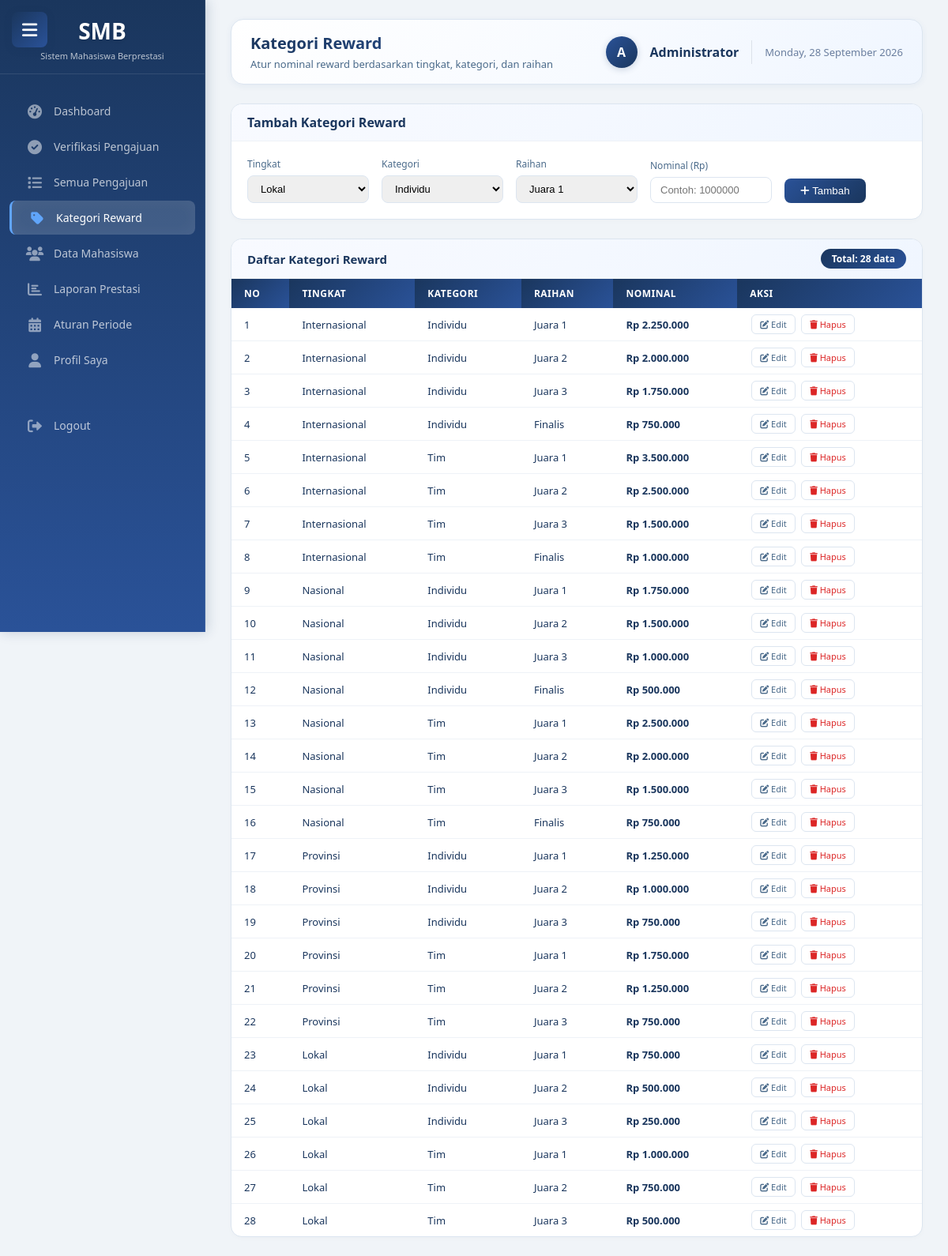
Page /admin/kategori_reward.php (signed in) on the committed database.
### tables this page shows
CREATE TABLE `kategori_reward` (
  `id` int NOT NULL,
  `tingkat` enum('Lokal','Provinsi','Nasional','Internasional') NOT NULL,
  `kategori` enum('Individu','Tim') NOT NULL,
  `raihan` varchar(30) NOT NULL,
  `nominal` int NOT NULL
);

### admin/kategori_reward.php (the view, shortened to what this page needs)
<?php
require_once '../config/database.php';
$query = "SELECT * FROM kategori_reward ORDER BY
          FIELD(tingkat, 'Internasional', 'Nasional', 'Provinsi', 'Lokal'),
          FIELD(kategori, 'Individu', 'Tim'),
          FIELD(raihan, 'Juara 1', 'Juara 2', 'Juara 3', 'Gold Medal', 'Silver Medal', 'Bronze Medal', 'Finalis', 'Juara Harapan/Favorit')";
$result = mysqli_query($conn, $query);
include 'includes/sidebar.php';
?>
<!DOCTYPE html>
<html lang="id">
<head>
    <link rel="stylesheet" href="https://cdnjs.cloudflare.com/ajax/libs/font-awesome/6.0.0-beta3/css/all.min.css">
</head>
<body>
<div class="main-content">
    <div class="top-bar">
        <div class="page-title">
            <h2>Kategori Reward</h2>
            <p>Atur nominal reward berdasarkan tingkat, kategori, dan raihan</p>
        </div>
        <div class="user-info">
            <div class="user-avatar">A</div>
            <span class="user-name"><?php echo htmlspecialchars($_SESSION['nama'] ?? 'Admin'); ?></span>
            <span class="date-text"><?php echo date('l, d F Y'); ?></span>
        </div>
    </div>
    <div class="form-card">
        <div class="form-header">Tambah Kategori Reward</div>
        <div class="form-body">
            <form method="POST">
                <div class="form-row">
                    <div class="form-group">
                        <label>Tingkat</label>
                        <select name="tingkat" required>
                            <option value="Lokal">Lokal</option>
                        </select>
                    </div>
                    <div class="form-group">
                        <label>Kategori</label>
                        <select name="kategori" required>
                            <option value="Individu">Individu</option>
                        </select>
                    </div>
                    <div class="form-group">
                        <label>Raihan</label>
                        <select name="raihan" required>
                            <option value="Juara 1">Juara 1</option>
                        </select>
                    </div>
                    <div class="form-group">
                        <label>Nominal (Rp)</label>
                        <input type="number" name="nominal" placeholder="Contoh: 1000000" required>
                    </div>
                    <div class="form-group">
                        <button type="submit" name="tambah" class="btn-primary"><i class="fas fa-plus"></i> Tambah</button>
                    </div>
                </div>
            </form>
        </div>
    </div>
    <div class="table-card">
        <div class="table-header">
            <h3>Daftar Kategori Reward</h3>
            <div class="badge-count">Total: <?php echo mysqli_num_rows($result); ?> data</div>
        </div>
        <div style="overflow-x: auto;">
            <table class="data-table">
                <thead>
                    <tr>
                        <th>No</th>
                        <th>Tingkat</th>
                        <th>Kategori</th>
                        <th>Raihan</th>
                        <th>Nominal</th>
                        <th>Aksi</th>
                    </tr>
                </thead>
                <tbody>
                    <?php
                    $no = 1;
                    while ($row = mysqli_fetch_assoc($result)):
                    ?>
                    <tr>
                        <td><?php echo $no++; ?></td>
                        <td><?php echo $row['tingkat']; ?></td>
                        <td><?php echo $row['kategori']; ?></td>
                        <td><?php echo $row['raihan']; ?></td>
                        <td class="reward-nominal">Rp <?php echo number_format($row['nominal'], 0, ',', '.'); ?></td>
                        <td>
                            <a href="?edit=<?php echo $row['id']; ?>" class="btn-edit">
                                <i class="fas fa-edit"></i> Edit
                            </a>
                            <a href="?hapus=<?php echo $row['id']; ?>"
                               class="btn-delete"
                               onclick="hapusData(event, this.href)">
                                <i class="fas fa-trash"></i> Hapus
                            </a>
                        </td>
                    </tr>
                    <?php endwhile; ?>
                </tbody>
            </table>
        </div>
    </div>
</div>
</body>
</html>

### admin/includes/sidebar.php (style rules this page uses)
* { margin: 0; padding: 0; box-sizing: border-box; }
body { font-family: 'Segoe UI', system-ui, sans-serif; background: #f4f6f9; color: #1a1a1a; }
.main-content { margin-left: 260px; padding: 30px 35px; min-height: 100vh; transition: margin-left 0.3s ease; }

### admin/kategori_reward.php (style rules this page uses)
* { margin: 0; padding: 0; box-sizing: border-box; }
body { font-family: 'Segoe UI', system-ui, sans-serif; background: #f0f4f8; color: #1a1a1a; }
.main-content { margin-left: 260px; padding: 24px 32px; }
.top-bar { display: flex; justify-content: space-between; align-items: center; background: linear-gradient(135deg, #ffffff 0%, #f0f6ff 100%); border-radius: 16px; padding: 16px 24px; margin-bottom: 24px; border: 1px solid #dce5f0; box-shadow: 0 2px 8px rgba(42, 82, 152, 0.06); }
.page-title h2 { font-size: 20px; font-weight: 700; color: #1a365d; background: linear-gradient(135deg, #1a365d, #2a5298); -webkit-background-clip: text; -webkit-text-fill-color: transparent; background-clip: text; }
.page-title p { font-size: 13px; color: #4a6a8a; margin-top: 4px; font-weight: 500; }
.user-info { display: flex; align-items: center; gap: 16px; }
.user-avatar { width: 40px; height: 40px; background: linear-gradient(135deg, #2a5298, #1a365d); border-radius: 50%; display: flex; align-items: center; justify-content: center; color: white; font-weight: 600; box-shadow: 0 2px 8px rgba(26, 54, 93, 0.2); }
.user-name { font-weight: 600; color: #1a365d; }
.date-text { font-size: 13px; color: #6a7e9e; font-weight: 500; }
.form-card { background: white; border-radius: 14px; border: 1px solid #dce5f0; margin-bottom: 24px; overflow: hidden; box-shadow: 0 2px 6px rgba(0,0,0,0.02); }
.form-header { padding: 12px 20px; border-bottom: 1px solid #eef2f7; background: linear-gradient(135deg, #f8faff, #f0f6ff); font-weight: 600; color: #1a365d; }
.form-body { padding: 20px; }
.form-row { display: flex; flex-wrap: wrap; gap: 16px; align-items: flex-end; }
.form-group { flex: 1; min-width: 150px; }
.form-group label { display: block; font-size: 12px; color: #4a6a8a; margin-bottom: 6px; font-weight: 500; }
.form-group input, .form-group select { width: 100%; padding: 8px 12px; border: 1px solid #dce5f0; border-radius: 8px; font-size: 13px; transition: 0.2s; }
.btn-primary { background: linear-gradient(135deg, #2a5298, #1a365d); color: white; border: none; padding: 8px 20px; border-radius: 8px; cursor: pointer; transition: 0.2s; }
.table-card { background: white; border-radius: 14px; border: 1px solid #dce5f0; overflow: hidden; box-shadow: 0 2px 6px rgba(0,0,0,0.02); }
.table-header { padding: 12px 20px; border-bottom: 1px solid #eef2f7; background: linear-gradient(135deg, #f8faff, #f0f6ff); display: flex; justify-content: space-between; align-items: center; }
.table-header h3 { font-size: 15px; font-weight: 600; color: #1a365d; }
.badge-count { background: linear-gradient(135deg, #1a365d, #2a5298); padding: 4px 14px; border-radius: 20px; font-size: 12px; color: #ffffff; font-weight: 600; }
.data-table { width: 100%; border-collapse: collapse; }
.data-table th { text-align: left; padding: 10px 16px; background: linear-gradient(135deg, #1a365d, #2a5298); color: #ffffff; font-weight: 600; font-size: 12px; text-transform: uppercase; letter-spacing: 0.5px; }
.data-table td { padding: 8px 16px; border-bottom: 1px solid #eef2f7; font-size: 13px; color: #1a365d; }
.data-table tr:last-child td { border-bottom: none; }
.reward-nominal { font-weight: 600; color: #2a5298; }
.btn-edit, .btn-delete { padding: 4px 10px; border-radius: 6px; text-decoration: none; font-size: 11px; display: inline-block; margin: 0 2px; transition: 0.2s; }
.btn-edit { background: none; border: 1px solid #dce5f0; color: #4a6a8a; }
.btn-delete { background: none; border: 1px solid #dce5f0; color: #dc2626; }

### rows in the picture
kategori_reward: tingkat "Internasional", kategori "Individu", raihan "Juara 1", nominal "2.250.000"
kategori_reward: tingkat "Internasional", kategori "Individu", raihan "Juara 2", nominal "2.000.000"
kategori_reward: tingkat "Internasional", kategori "Individu", raihan "Juara 3", nominal "1.750.000"
kategori_reward: tingkat "Internasional", kategori "Individu", raihan "Finalis", nominal "750.000"
kategori_reward: tingkat "Internasional", kategori "Tim", raihan "Juara 1", nominal "3.500.000"
kategori_reward: tingkat "Internasional", kategori "Tim", raihan "Juara 2", nominal "2.500.000"
kategori_reward: tingkat "Internasional", kategori "Tim", raihan "Juara 3", nominal "1.500.000"
kategori_reward: tingkat "Internasional", kategori "Tim", raihan "Finalis", nominal "1.000.000"
kategori_reward: tingkat "Nasional", kategori "Individu", raihan "Juara 1", nominal "1.750.000"
kategori_reward: tingkat "Nasional", kategori "Individu", raihan "Juara 2", nominal "1.500.000"
kategori_reward: tingkat "Nasional", kategori "Individu", raihan "Juara 3", nominal "1.000.000"
kategori_reward: tingkat "Nasional", kategori "Individu", raihan "Finalis", nominal "500.000"
kategori_reward: tingkat "Nasional", kategori "Tim", raihan "Juara 1", nominal "2.500.000"
kategori_reward: tingkat "Nasional", kategori "Tim", raihan "Juara 2", nominal "2.000.000"
kategori_reward: tingkat "Nasional", kategori "Tim", raihan "Juara 3", nominal "1.500.000"
kategori_reward: tingkat "Nasional", kategori "Tim", raihan "Finalis", nominal "750.000"
kategori_reward: tingkat "Provinsi", kategori "Individu", raihan "Juara 1", nominal "1.250.000"
kategori_reward: tingkat "Provinsi", kategori "Individu", raihan "Juara 2", nominal "1.000.000"
kategori_reward: tingkat "Provinsi", kategori "Individu", raihan "Juara 3", nominal "750.000"
kategori_reward: tingkat "Provinsi", kategori "Tim", raihan "Juara 1", nominal "1.750.000"
kategori_reward: tingkat "Provinsi", kategori "Tim", raihan "Juara 2", nominal "1.250.000"
kategori_reward: tingkat "Provinsi", kategori "Tim", raihan "Juara 3", nominal "750.000"
kategori_reward: tingkat "Lokal", kategori "Individu", raihan "Juara 1", nominal "750.000"
kategori_reward: tingkat "Lokal", kategori "Individu", raihan "Juara 2", nominal "500.000"
kategori_reward: tingkat "Lokal", kategori "Individu", raihan "Juara 3", nominal "250.000"
kategori_reward: tingkat "Lokal", kategori "Tim", raihan "Juara 1", nominal "1.000.000"
kategori_reward: tingkat "Lokal", kategori "Tim", raihan "Juara 2", nominal "750.000"
kategori_reward: tingkat "Lokal", kategori "Tim", raihan "Juara 3", nominal "500.000"

### other values in the picture
$_SESSION['nama'] "Administrator"
mysqli_num_rows($result) "28"
